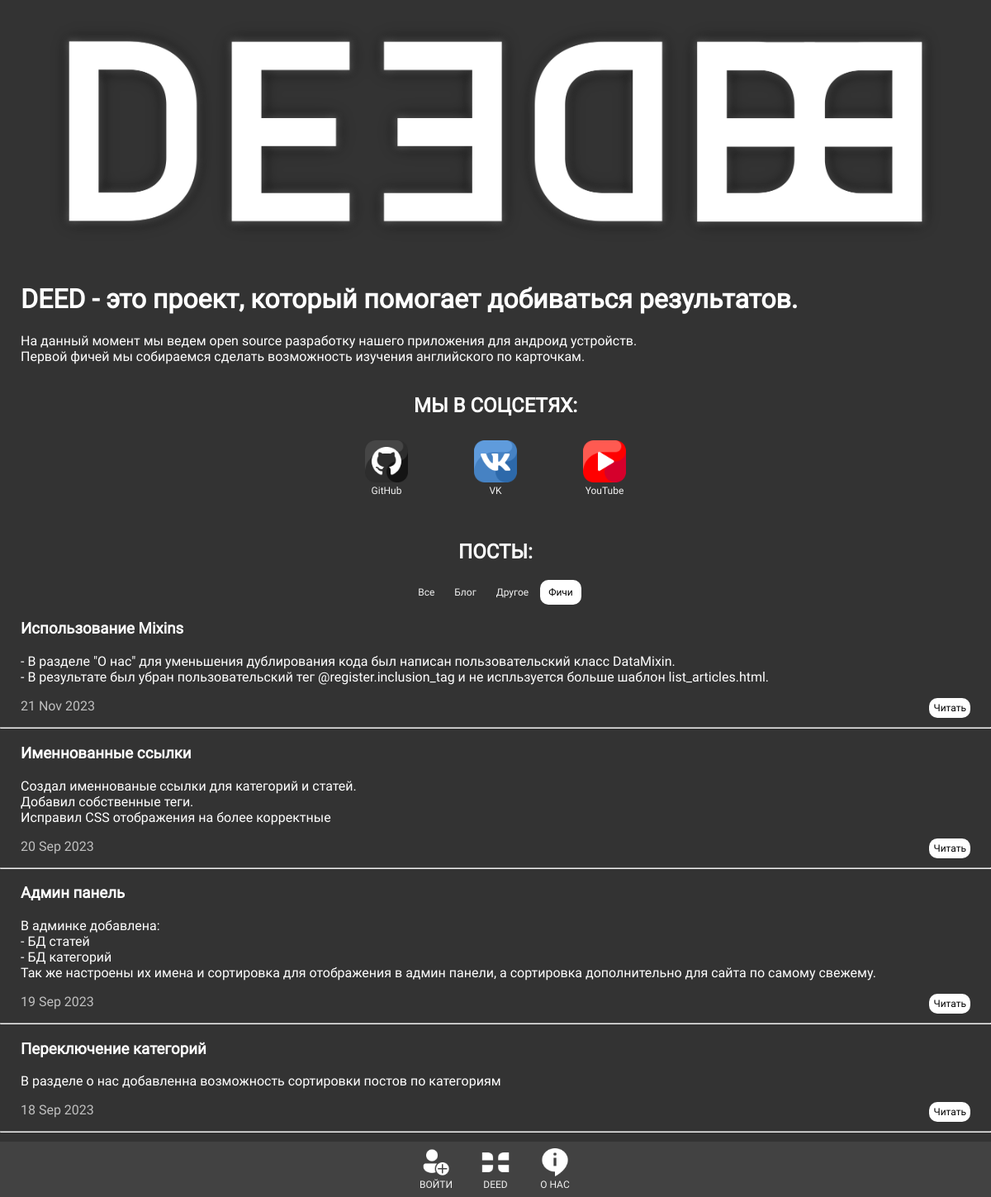
Page /category/fichi/ on the committed database.
### main_deed/models.py (models this page shows, shortened)
class Category(models.Model):
    name = models.CharField(max_length=100, db_index=True, verbose_name='Категория')
    slug = models.SlugField(max_length=255, unique=True, db_index=True, verbose_name='URL')
    def __str__(self):
        return self.name
    def get_absolute_url(self):
        return reverse('category', kwargs={'cat_slug': self.slug})
    class Meta:
        verbose_name = 'Категория'
        verbose_name_plural = 'Категории'

class DeedArticles(models.Model):
    title = models.CharField(max_length=30, verbose_name='Заголовок')
    slug = models.SlugField(max_length=255, unique=True, db_index=True, verbose_name='URL')
    content = models.TextField(blank=True, verbose_name='Текст')
    photo = models.ImageField(upload_to="photos/%artmain/", verbose_name='Фото')
    time_create = models.DateTimeField(auto_now_add=True, verbose_name='Время создания')
    time_update = models.DateTimeField(auto_now=True, verbose_name='Время изменения')
    is_published = models.BooleanField(default=True)
    cat = models.ForeignKey('Category', on_delete=models.PROTECT, verbose_name='Категория')
    def get_absolute_url(self):
        return reverse('post', kwargs={'post_slug': self.slug})
    class Meta:
        verbose_name = "Статья в разделе \'О нас\'"
        verbose_name_plural = "Статьи в разделе \'О нас\'"
        ordering = ['-time_create', 'title']

### main_deed/views.py (the view)
# urls.py: path('category/<slug:cat_slug>/', CategoryArticles.as_view(), name='category'),
class CategoryArticles(DataMixin, ListView):
    model = DeedArticles
    template_name = 'main_deed/about.html'
    context_object_name = 'articles'
    allow_empty = False
    def get_context_data(self, *, object_list=None, **kwargs):
        context = super().get_context_data(**kwargs)
        c_def = self.get_user_context(title=str(context['articles'][0].cat),
                                      cat_selected=context['articles'][0].cat_id,
                                      )
        return dict(list(context.items()) + list(c_def.items()))
    def get_queryset(self):
        return self.model.objects.filter(cat__slug=self.kwargs['cat_slug'], is_published=True)

### main_deed/templatetags/main_deed_tags.py (called while the page is built)
@register.simple_tag()
def get_menu():
    menu = [
        {'title': 'ВОЙТИ', 'url_name': 'login', 'src_img': 'main_deed/images/login.png'},
        {'title': 'DEED', 'url_name': 'main', 'src_img': 'main_deed/images/deed.png'},
        {'title': 'О НАС', 'url_name': 'about', 'src_img': 'main_deed/images/about.png'},
    ]
    return menu

### main_deed/utils.py (called while the page is built)
    def get_user_context(self, **kwargs):
        context = kwargs
        cats = Category.objects.annotate(Count('deedarticles')) # изменить, сделать проверку если есть хотя бы одна статья
        context['cats'] = cats
        context['show_add_article'] = self.request.user.is_authenticated
        if 'cat_selected' not in context:
            context['cat_selected'] = 0
        return context

### main_deed/templates/main_deed/about.html (shortened to what this page needs)
{% extends 'main_deed/base.html' %}
{% load static %}
{% load main_deed_tags %}
{% block content %}
<div class="headimg">
    <img src="{% static 'main_deed/images/deed_full.png' %}" alt="DEED">
</div>
<div class="textarticle">
    <h1>DEED - это проект, который помогает добиваться результатов.</h1>
    <p>На данный момент мы ведем open source разработку нашего приложения для андроид устройств.
    <br>Первой фичей мы собираемся сделать возможность изучения английского по карточкам.</p>
</div>
<div class="soc-net">
    <h2>МЫ В СОЦСЕТЯХ:</h2>
    <a href="https://github.com/Metall011/DEED">
        <img src="{% static 'main_deed/images/soc_net/icon-github.png' %}" />
        <br>GitHub </a>
    <a href="#">
        <img src="{% static 'main_deed/images/soc_net/icon-vk.png' %}" />
        <br>VK </a>
    <a href="#">
        <img src="{% static 'main_deed/images/soc_net/icon-youtube.png' %}" />
        <br>YouTube </a>
</div>
<div class="textarticle">
<h2 align="center">ПОСТЫ:</h2>
<div class="categories">
    {% if cat_selected == 0 %}
        <a class="selected">Все</a>
    {% else %}
        <a href="{% url 'about' %}">Все</a>
    {% endif %}
    {% for cat in cats %}
    {% if cat.deedarticles__count > 0 %}
        {% if cat.pk == cat_selected %}
            <a class="selected">{{ cat.name }}</a>
        {% else %}
            <a href="{{ cat.get_absolute_url }}">{{ cat.name }}</a>
        {% endif %}
    {% endif %}
    {% endfor %}
</div>
{% for article in articles %}
    <h3>{{ article.title }}</h3>
    <p>{{ article.content|linebreaks|truncatewords:30 }}</p>
    <div>
        <p class="date">{{ article.time_create|date:'d M Y' }}
            <a class="a-article" href="{{ article.get_absolute_url }}">Читать</a>
        </p>
    </div>
    <hr>
{% endfor %}
</div>
{% endblock %}

### main_deed/static/main_deed/css/styles.css (style rules this page uses)
html, body { font-family: Roboto; margin: 0; padding: 0; height: 100%; color: #fff; background: #333; }
.textarticle { overflow: hidden; width: 100%; text-align: left; }
.textarticle h1, h2, h3, p, hr { padding-left: 25px; padding-right: 25px; }
.textarticle h2 { padding-top: 25px; }
.a-article { text-decoration: none; color: black; background-color: #ffffff; border-radius: 10px; display: inline-block; float: right; text-align: center; padding: 5px 5px; font-size: 12px; }
.date { color: #c0c0c0; }
.navbar a, .soc-net a, .categories a, .btm a { float: none; display: inline-block; color: #f2f2f2; padding: 8px 10px; text-decoration: none; font-size: 12px; }
.soc-net a { padding: 8px 0px; }
.categories a.selected { background-color: #fff; color: black; border-radius: 10px; }
.soc-net, .categories { overflow: hidden; bottom: 0; width: 100%; text-align: center; }
.soc-net img { width: 40%; }
.headimg img { width: 100%; text-align: center; }

### rows in the picture
Category: name "Блог"
Category: name "Другое"
Category: name "Фичи"
DeedArticles: title "Использование Mixins", content "- В разделе \"О нас\" для уменьшения дублирования кода был написан пользовательский класс DataMixin. - В результате был убран пользовательский тег @register.inclusion_tag и не испльзуется больше шаблон list_articles.html.", time_create "21 Nov 2023"
DeedArticles: title "Именнованные ссылки", content "Создал именнованые ссылки для категорий и статей. Добавил собственные теги. Исправил CSS отображения на более корректные", time_create "20 Sep 2023"
DeedArticles: title "Админ панель", content "В админке добавлена: - БД статей - БД категорий Так же настроены их имена и сортировка для отображения в админ панели, а сортировка дополнительно для сайта по самому свежему.", time_create "19 Sep 2023"
DeedArticles: title "Переключение категорий", content "В разделе о нас добавленна возможность сортировки постов по категориям", time_create "18 Sep 2023"

### other values in the picture
{{ m.title }} "ВОЙТИ" "DEED" "О НАС"
